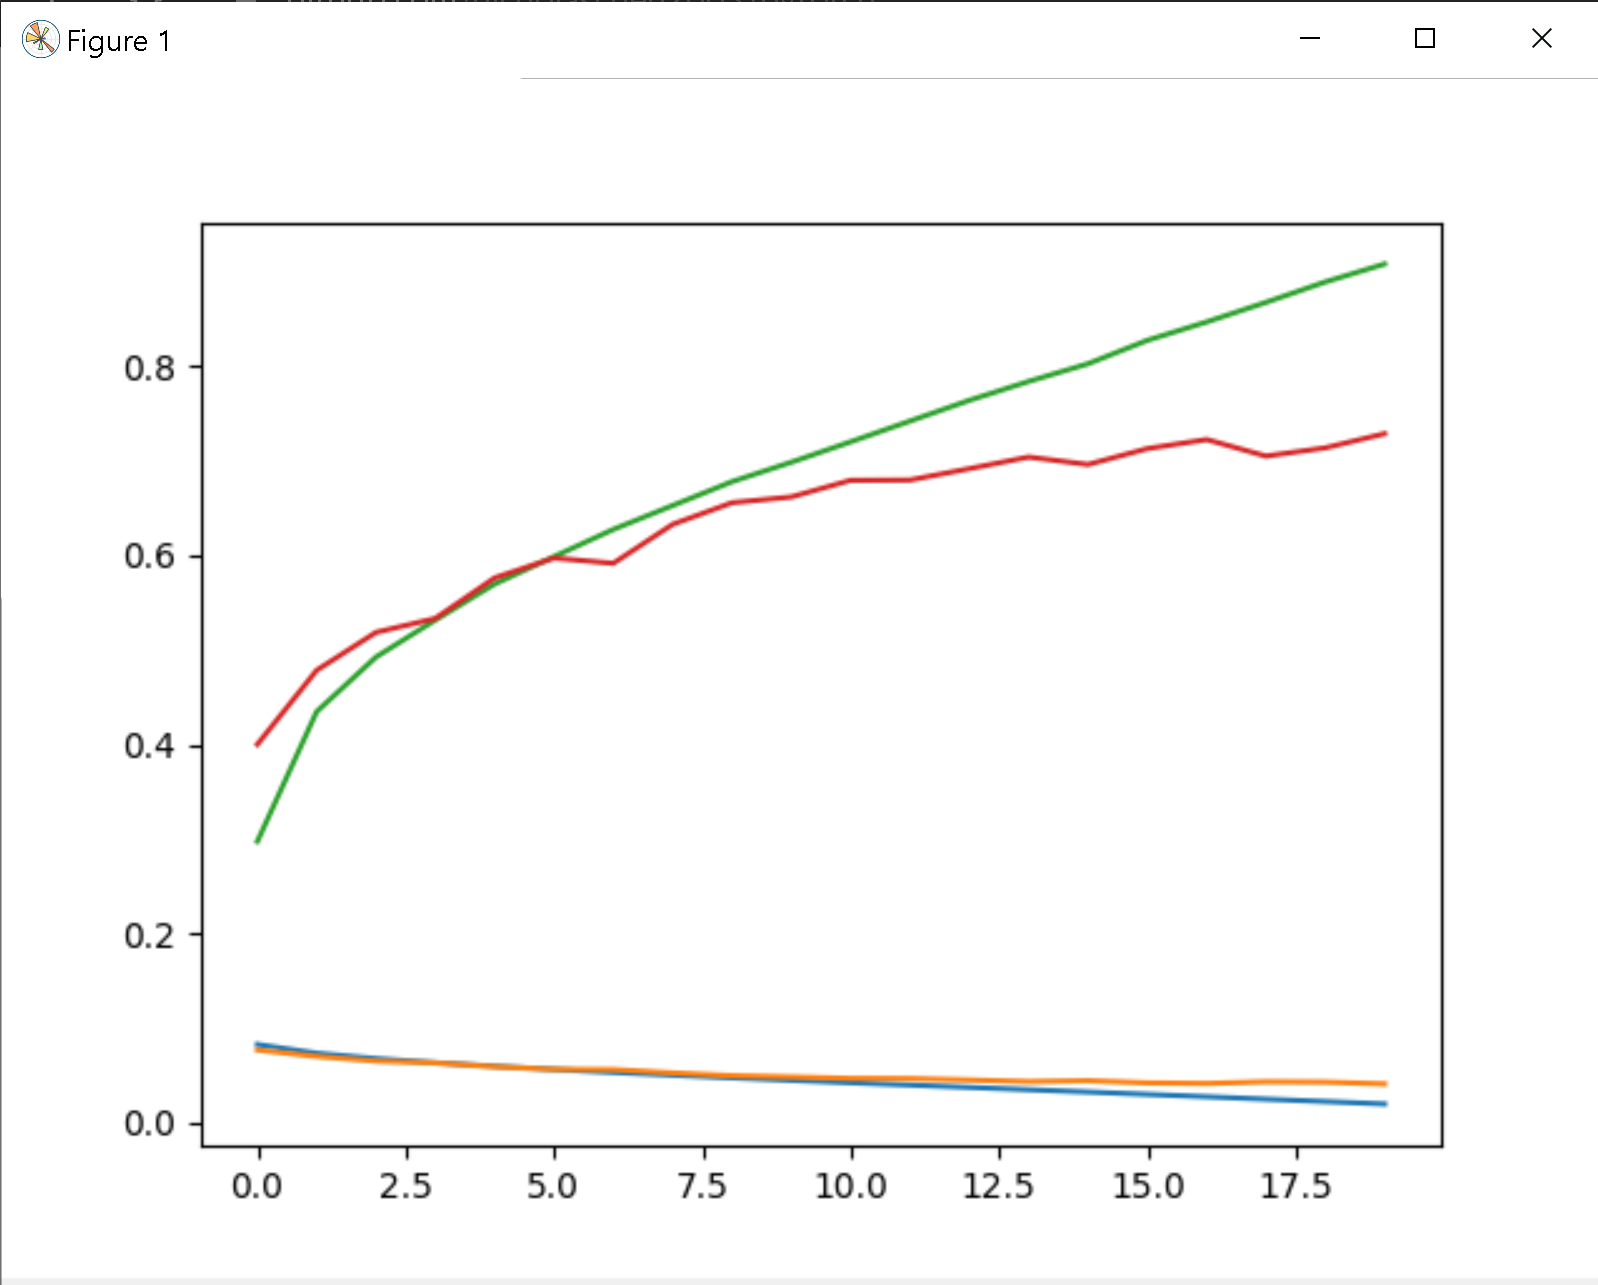

Here is the Python script that generated this plot:
# Python 3.8.6
import time

# tensorflow 2.4.0
# matplotlib 3.3.3
# numpy 1.19.4
# opencv-python 4.4.0
import tensorflow as tf
import tensorflow.keras.models as models
import tensorflow.keras.layers as layers
import tensorflow.keras.datasets as datasets
import tensorflow.keras.optimizers as optimizers
import tensorflow.keras.losses as losses
import sklearn.preprocessing as preprocessing
import matplotlib.pyplot as plt
import numpy as np
import cv2

def generator(batch_size, data_set_list):
    index = 0
    while True:
        batchX, batchY = [], []
        for i in range(batch_size):
            if index >= len(data_set_list[0]):
                index = 0
            batchX.append(data_set_list[0][index])
            batchY.append(data_set_list[1][index])
            index += 1
        yield np.array(batchX), np.array(batchY)

fout = open('3layers.txt', 'w')
now = time.strftime("%H:%M:%S", time.localtime())
print("[TIMER] Process Time:", now)
print("[TIMER] Process Time:", now, file = fout, flush = True)

# File location to save to or load from
MODEL_SAVE_PATH = './cifar_net.pth'
# Set to zero to use above saved model
TRAIN_EPOCHS = 20
# If you want to save the model at every epoch in a subfolder set to 'True'
SAVE_EPOCHS = False
# If you just want to save the final output in current folder, set to 'True'
SAVE_LAST = False
BATCH_SIZE_TRAIN = 4
BATCH_SIZE_TEST = 4

devices = tf.config.list_physical_devices('GPU')
if len(devices) > 0:
    print('[INFO] GPU is detected.')
    print('[INFO] GPU is detected.', file = fout, flush = True)
else:
    print('[INFO] GPU not detected.')
    print('[INFO] GPU not detected.', file = fout, flush = True)
print('[INFO] Done importing packages.')
print('[INFO] Done importing packages.', file = fout, flush = True)

class Net():
    def __init__(self, input_shape):
        # input_shape is assumed to be 4 dimensions: 1. Batch Size, 2. Image Width, 3. Image Height, 4. Number of Channels.
        # You might see this called "channels_last" format.
        self.model = models.Sequential()
        # For the first convolution, you need to give it the input_shape.  Notice that we chop off the batch size in the function.
        # In our example, input_shape is 4 x 32 x 32 x 3.  But then it becomes 32 x 32 x 3, since we've chopped off the batch size.
        # For Conv2D, you give it: Outgoing Layers, Frame size.  Everything else needs a keyword.
        # Popular keyword choices: strides (default is strides=1), padding (="valid" means 0, ="same" means whatever gives same output width/height as input).  Not sure yet what to do if you want some other padding.
        # Activation function is built right into the Conv2D function as a keyword argument.
        self.model.add(layers.Conv2D(24, 3, input_shape = input_shape, activation = 'relu'))
        # In our example, output from first Conv2D is 28 x 28 x 6.
        # For MaxPooling2D, default strides is equal to pool_size.  Batch and layers are assumed to match whatever comes in.
        self.model.add(layers.MaxPooling2D(pool_size = 2))
        # In our example, we are now at 14 x 14 x 6.
        self.model.add(layers.Conv2D(192, 3, activation = 'relu'))
        # In our example, we are now at 10 x 10 x 16.
        self.model.add(layers.MaxPooling2D(pool_size = 3, padding="same"))
        # In our example, we are now at 5 x 5 x 16.
        self.model.add(layers.Flatten())
        # Now, we flatten to one dimension, so we go to just length 400.
        self.model.add(layers.Dense(2400, activation = 'relu'))
        self.model.add(layers.Dense(800, activation = 'relu'))
        self.model.add(layers.Dense(400, activation = 'relu'))
        self.model.add(layers.Dense(120, activation = 'relu'))
        # Now we're at length 120.
        self.model.add(layers.Dense(84, activation = 'relu'))
        # Now we're at length 84.
        self.model.add(layers.Dense(10))
        # Now we're at length 10, which is our number of classes.
        self.optimizer = optimizers.SGD(lr=0.001, momentum=0.9)
        self.loss = losses.MeanSquaredError()
        self.model.compile(loss=self.loss, optimizer=self.optimizer, metrics=['accuracy'])

    def __str__(self):
        self.model.summary(print_fn = self.print_summary)
        return ""

    def print_summary(self, summaryStr):
        print(summaryStr)
        print(summaryStr, file=fout)

print("[INFO] Loading Traning and Test Datasets.")
print("[INFO] Loading Traning and Test Datasets.", file=fout)

# Get the CIFAR-10 Dataset.
((trainX, trainY), (testX, testY)) = datasets.cifar10.load_data()
# Convert from integers 0-255 to decimals 0-1.
trainX = trainX.astype("float") / 255.0
testX = testX.astype("float") / 255.0

# Convert labels from integers to vectors.
lb = preprocessing.LabelBinarizer()
trainY = lb.fit_transform(trainY)
testY = lb.fit_transform(testY)

classes = ['plane', 'car', 'bird', 'cat', 'deer', 'dog', 'frog', 'horse', 'ship', 'truck']

net = Net((32, 32, 3))
# Notice that this will print both to console and to file.
print(net)

results = net.model.fit(x=generator(BATCH_SIZE_TRAIN, [trainX,trainY]), validation_data=generator(BATCH_SIZE_TEST, [testX, testY]), shuffle = True, epochs = TRAIN_EPOCHS, batch_size = BATCH_SIZE_TRAIN, validation_batch_size = BATCH_SIZE_TEST, verbose = 1, steps_per_epoch=len(trainX)/BATCH_SIZE_TRAIN, validation_steps=len(testX)/BATCH_SIZE_TEST)

plt.figure()
plt.plot(np.arange(0, 20), results.history['loss'])
plt.plot(np.arange(0, 20), results.history['val_loss'])
plt.plot(np.arange(0, 20), results.history['accuracy'])
plt.plot(np.arange(0, 20), results.history['val_accuracy'])
plt.show()
